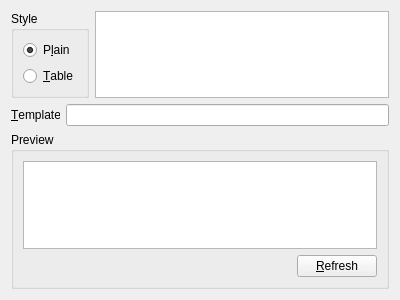
<?xml version="1.0" encoding="UTF-8"?>
<ui version="4.0">
 <class>qwPlaintextExport</class>
 <widget class="QWidget" name="qwPlaintextExport">
  <property name="geometry">
   <rect>
    <x>0</x>
    <y>0</y>
    <width>400</width>
    <height>300</height>
   </rect>
  </property>
  <property name="windowTitle">
   <string>Form</string>
  </property>
  <layout class="QVBoxLayout" name="verticalLayout_2">
   <item>
    <layout class="QHBoxLayout" name="horizontalLayout_3">
     <item>
      <widget class="QGroupBox" name="groupBox">
       <property name="title">
        <string>Style</string>
       </property>
       <layout class="QVBoxLayout" name="verticalLayout">
        <item>
         <widget class="QRadioButton" name="qrbStylePlain">
          <property name="text">
           <string>P&amp;lain</string>
          </property>
          <property name="checked">
           <bool>true</bool>
          </property>
         </widget>
        </item>
        <item>
         <widget class="QRadioButton" name="qrbStyleTable">
          <property name="text">
           <string>&amp;Table</string>
          </property>
         </widget>
        </item>
        <item>
         <spacer name="verticalSpacer">
          <property name="orientation">
           <enum>Qt::Vertical</enum>
          </property>
          <property name="sizeHint" stdset="0">
           <size>
            <width>20</width>
            <height>40</height>
           </size>
          </property>
         </spacer>
        </item>
       </layout>
      </widget>
     </item>
     <item>
      <widget class="QTreeView" name="qtvCodecs">
       <property name="rootIsDecorated">
        <bool>false</bool>
       </property>
      </widget>
     </item>
    </layout>
   </item>
   <item>
    <widget class="QStackedWidget" name="qswStyles">
     <widget class="QWidget" name="page">
      <layout class="QVBoxLayout" name="verticalLayout_3">
       <property name="margin">
        <number>0</number>
       </property>
       <item>
        <layout class="QHBoxLayout" name="horizontalLayout_2">
         <item>
          <widget class="QLabel" name="label">
           <property name="text">
            <string>&amp;Template</string>
           </property>
           <property name="buddy">
            <cstring>qlePlainEdit</cstring>
           </property>
          </widget>
         </item>
         <item>
          <widget class="QLineEdit" name="qlePlainEdit"/>
         </item>
        </layout>
       </item>
       <item>
        <widget class="QGroupBox" name="groupBox_2">
         <property name="title">
          <string>Preview</string>
         </property>
         <layout class="QVBoxLayout" name="verticalLayout_4">
          <item>
           <widget class="QPlainTextEdit" name="qptePlainPreview">
            <property name="readOnly">
             <bool>true</bool>
            </property>
           </widget>
          </item>
          <item>
           <layout class="QHBoxLayout" name="horizontalLayout">
            <item>
             <spacer name="horizontalSpacer">
              <property name="orientation">
               <enum>Qt::Horizontal</enum>
              </property>
              <property name="sizeHint" stdset="0">
               <size>
                <width>40</width>
                <height>20</height>
               </size>
              </property>
             </spacer>
            </item>
            <item>
             <widget class="QPushButton" name="qpbPlainRefresh">
              <property name="text">
               <string>&amp;Refresh</string>
              </property>
             </widget>
            </item>
           </layout>
          </item>
         </layout>
        </widget>
       </item>
      </layout>
     </widget>
     <widget class="QWidget" name="page_2">
      <layout class="QVBoxLayout" name="verticalLayout_6">
       <property name="margin">
        <number>0</number>
       </property>
       <item>
        <layout class="QHBoxLayout" name="horizontalLayout_8">
         <item>
          <widget class="QSpinBox" name="qsbTableColums">
           <property name="sizePolicy">
            <sizepolicy hsizetype="Maximum" vsizetype="Fixed">
             <horstretch>0</horstretch>
             <verstretch>0</verstretch>
            </sizepolicy>
           </property>
           <property name="suffix">
            <string> columns</string>
           </property>
           <property name="minimum">
            <number>1</number>
           </property>
          </widget>
         </item>
         <item>
          <layout class="QGridLayout" name="qglTableColumns"/>
         </item>
         <item>
          <spacer name="horizontalSpacer_3">
           <property name="orientation">
            <enum>Qt::Horizontal</enum>
           </property>
           <property name="sizeHint" stdset="0">
            <size>
             <width>40</width>
             <height>20</height>
            </size>
           </property>
          </spacer>
         </item>
        </layout>
       </item>
       <item>
        <widget class="QGroupBox" name="groupBox_3">
         <property name="title">
          <string>Preview</string>
         </property>
         <layout class="QVBoxLayout" name="verticalLayout_5">
          <item>
           <widget class="QTextEdit" name="qteTablePreview"/>
          </item>
          <item>
           <layout class="QHBoxLayout" name="horizontalLayout_4">
            <item>
             <spacer name="horizontalSpacer_2">
              <property name="orientation">
               <enum>Qt::Horizontal</enum>
              </property>
              <property name="sizeHint" stdset="0">
               <size>
                <width>40</width>
                <height>20</height>
               </size>
              </property>
             </spacer>
            </item>
            <item>
             <widget class="QPushButton" name="qpbTableRefresh">
              <property name="text">
               <string>&amp;Refresh</string>
              </property>
             </widget>
            </item>
           </layout>
          </item>
         </layout>
        </widget>
       </item>
      </layout>
     </widget>
    </widget>
   </item>
  </layout>
 </widget>
 <resources/>
 <connections/>
</ui>
